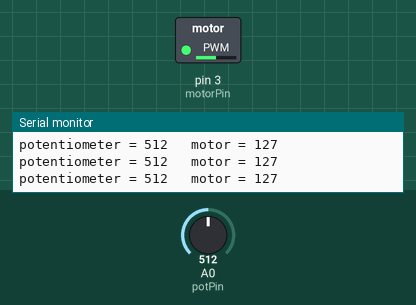
Recording of a sketch running on a simulated Arduino Uno, built with avr-gcc and run on an emulated ATmega328P. On the bench: switched loads named in the sketch (green lamp = pin HIGH), the last lines printed to the serial monitor. Inputs (shaded band) come from the test bench; at power-on: A0 (potPin) = 512.

Above: at 1.2 s.
1.3 s: A0 (potPin) set to 413
At 2.1 s:
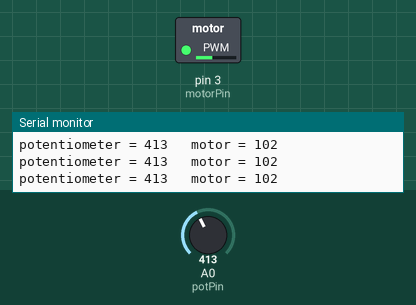
4.3 s: A0 (potPin) set to 388
At 5.6 s:
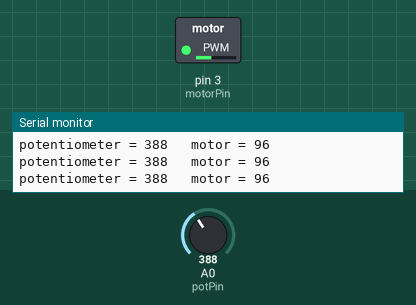
7.3 s: A0 (potPin) set to 716
At 8.5 s:
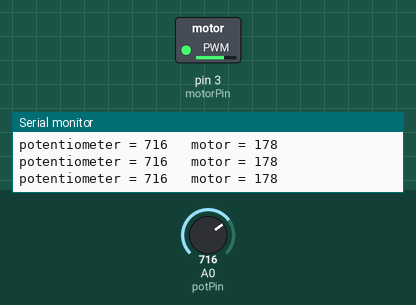
8.8 s: A0 (potPin) set to 122
At 9.2 s:
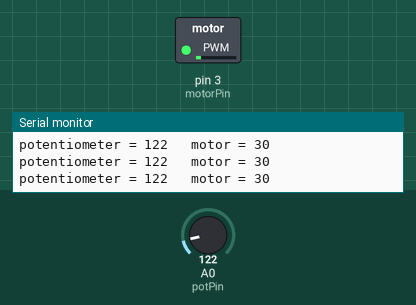
10.3 s: A0 (potPin) set to 1023
At 10.8 s:
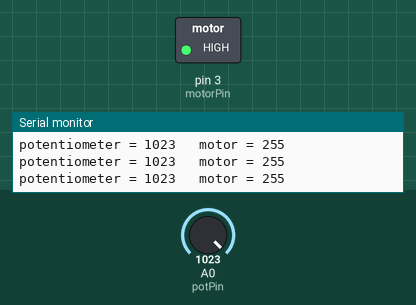
11.8 s: A0 (potPin) set to 991
At 12.8 s:
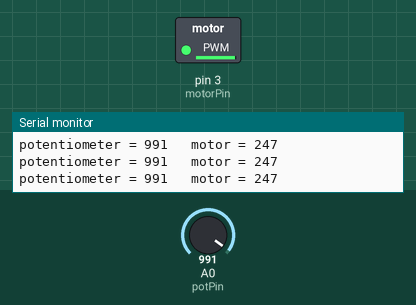
Timing chart, 0 to 14.8 s (numbered marks = the images above; inputs shaded):
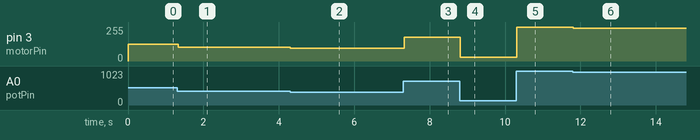

The sketch:

motor2.ino
```cpp
/*
Adafruit Arduino - Lesson 13. DC Motor
*/
int motorPin = 3;
int potPin = A0;
int potValue = 0;
int motorValue = 0;

void setup()
{
  pinMode(motorPin, OUTPUT);
  Serial.begin(9600);
  while (! Serial);
  Serial.println("Speed 0 to 255");
}
void loop()
{
  potValue = analogRead(potPin);
   motorValue = map(potValue, 0, 1023, 0, 255);
   analogWrite(motorPin, motorValue);
   Serial.print("potentiometer = " );
   Serial.print(potValue);
   Serial.print("\t motor = ");
   Serial.println(motorValue);
   delay(2);
}
```

Measured:
- after the input at 1.3 s, pin 3 (motorPin): 127/255 → 102/255 at once
- after the input at 4.3 s, pin 3 (motorPin): 102/255 → 96/255 at once
- after the input at 7.3 s, pin 3 (motorPin): 96/255 → 178/255 at once
- after the input at 8.8 s, pin 3 (motorPin): 178/255 → 30/255 at once
- after the input at 10.3 s, pin 3 (motorPin): 30/255 → 255/255 at once
- after the input at 11.8 s, pin 3 (motorPin): 255/255 → 247/255 at once
